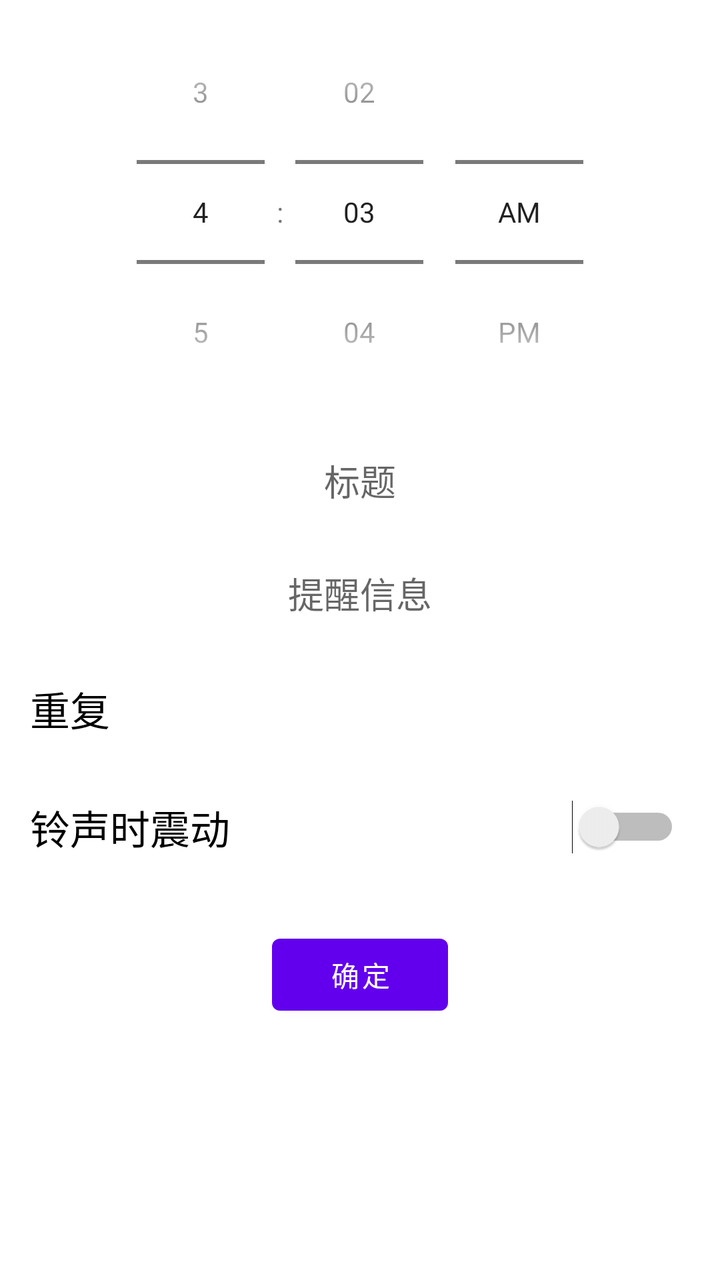
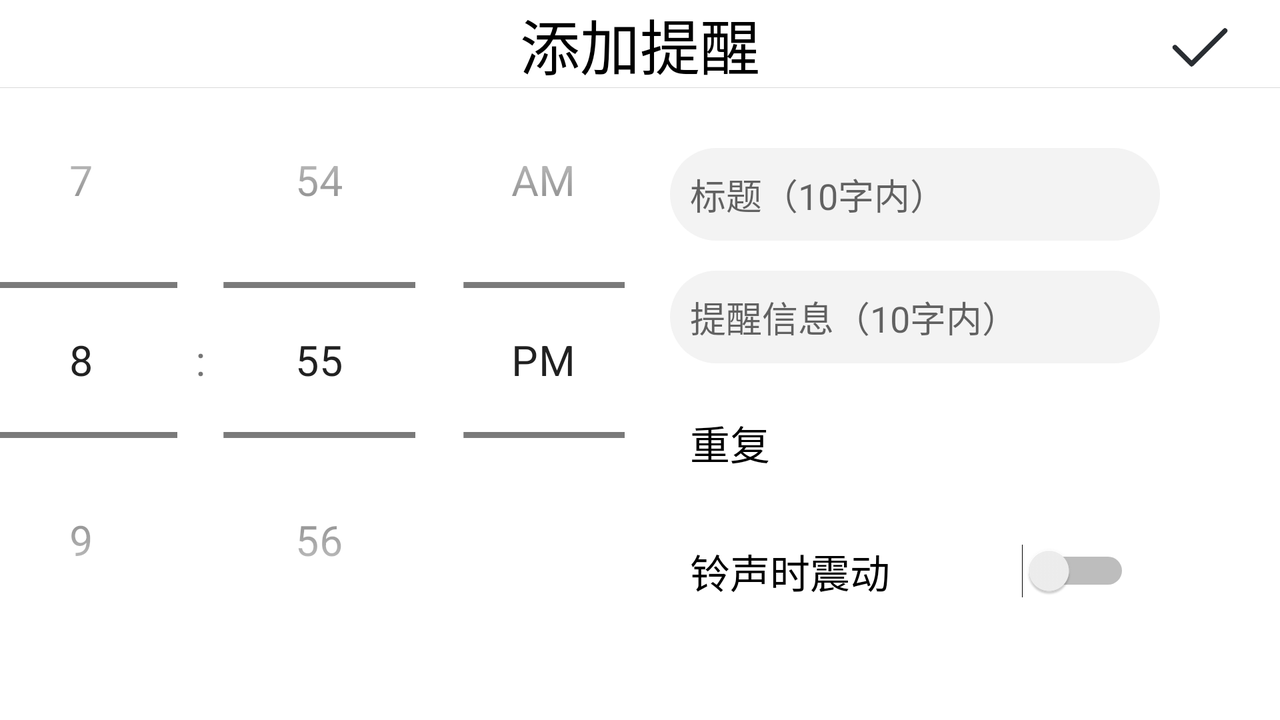

Compare how this app lays out the same screen by default and in its alternative resource folder. The renders come first, then the two layout files and the values they reference.
<!-- AndroidManifest.xml: application theme Theme.YunShang_Reminder -->
<!-- res/layout/activity_addclock.xml -->
<?xml version="1.0" encoding="utf-8"?>
<LinearLayout xmlns:android="http://schemas.android.com/apk/res/android"
    android:layout_width="match_parent"
    android:layout_height="match_parent"
    android:orientation="vertical">
    <TimePicker
        android:id="@+id/timepicker"
        android:layout_width="wrap_content"
        android:layout_height="wrap_content"
        android:layout_gravity="center"
        android:timePickerMode="spinner"
        />










    <RelativeLayout
        android:layout_width="match_parent"
        android:layout_height="wrap_content"
        android:padding="15dp">

        <EditText
            android:id="@+id/tv_title"
            android:layout_width="match_parent"
            android:layout_height="wrap_content"
            android:layout_centerVertical="true"
            android:background="@null"
            android:gravity="center"
            android:hint="标题"
            android:textSize="18sp" />
    </RelativeLayout>

    <RelativeLayout
        android:layout_width="match_parent"
        android:layout_height="wrap_content"
        android:padding="15dp">

        <EditText
            android:id="@+id/tv_msg"
            android:layout_width="match_parent"
            android:layout_height="wrap_content"
            android:layout_centerVertical="true"
            android:background="@null"
            android:gravity="center"
            android:hint="提醒信息"
            android:textSize="18sp" />
    </RelativeLayout>

    <RelativeLayout
        android:id="@+id/repeat_rl"
        android:layout_width="match_parent"
        android:layout_height="wrap_content"
        android:padding="15dp">

        <TextView
            android:id="@+id/tv_repeat"
            android:layout_width="wrap_content"
            android:layout_height="wrap_content"
            android:layout_alignParentLeft="true"
            android:text="重复"
            android:textColor="@color/black"
            android:textSize="20dp" />

        <TextView
            android:id="@+id/arrow_one"
            android:layout_width="wrap_content"
            android:layout_height="wrap_content"
            android:layout_alignParentRight="true"
            android:layout_centerVertical="true"
            android:layout_marginRight="10dp"
            android:background="@drawable/personal_item_arrow" />

        <TextView
            android:id="@+id/tv_repeat_value"
            android:layout_width="wrap_content"
            android:layout_height="wrap_content"
            android:layout_centerVertical="true"
            android:layout_marginRight="5dp"
            android:layout_toLeftOf="@id/arrow_one"
            android:textSize="14sp" />
    </RelativeLayout>


    <RelativeLayout
        android:id="@+id/ring_rl"
        android:layout_width="match_parent"
        android:layout_height="wrap_content"
        android:padding="15dp">

        <TextView
            android:id="@+id/ring_tv"
            android:layout_width="wrap_content"
            android:layout_height="wrap_content"
            android:layout_alignParentLeft="true"
            android:text="铃声时震动"
            android:textColor="@color/black"
            android:textSize="20dp" />

        <Switch
            android:id="@+id/switch_ring"
            android:layout_width="wrap_content"
            android:layout_height="wrap_content"
            android:layout_alignParentRight="true"
            android:layout_centerVertical="true"
            android:layout_marginRight="5dp"
            android:checked="false"
            android:textSize="20sp" />
    </RelativeLayout>

    <Button
        android:id="@+id/set_btn"
        android:layout_width="wrap_content"
        android:layout_height="wrap_content"
        android:layout_gravity="center_horizontal"
        android:layout_marginTop="20dp"
        android:text="确定" />
</LinearLayout>
<!-- resources referenced by this layout -->
<resources>
  <color name="black">#FF000000</color>
  <style name="Theme.YunShang_Reminder" parent="Theme.MaterialComponents.DayNight.NoActionBar">
          
          <item name="android:windowFullscreen">true</item>
          
          <item name="android:windowNoTitle">true</item>
          
          <item name="colorPrimary">@color/purple_500</item>
          <item name="colorPrimaryVariant">@color/purple_700</item>
          <item name="colorOnPrimary">@color/white</item>
          
          <item name="colorSecondary">@color/teal_200</item>
          <item name="colorSecondaryVariant">@color/teal_700</item>
          <item name="colorOnSecondary">@color/black</item>
          
          <item name="android:statusBarColor" tools:targetApi="l">?attr/colorPrimaryVariant</item>
          
      </style>
  <color name="purple_500">#FF6200EE</color>
  <color name="purple_700">#FF3700B3</color>
  <color name="white">#FFFFFFFF</color>
  <color name="teal_200">#FF03DAC5</color>
  <color name="teal_700">#FF018786</color>
</resources>
<!-- res/layout-land/activity_addclock.xml (the repository's variant of the layout above) -->
<!-- drawn on the phone turned sideways -->
<?xml version="1.0" encoding="utf-8"?>
<LinearLayout xmlns:android="http://schemas.android.com/apk/res/android"
    android:layout_width="match_parent"
    android:layout_height="match_parent"
    android:orientation="vertical">

    <RelativeLayout
        android:layout_width="match_parent"
        android:layout_height="wrap_content">

        <TextView
            android:id="@+id/top"
            android:layout_width="wrap_content"
            android:layout_height="wrap_content"
            android:layout_centerInParent="true"
            android:text="添加提醒"
            android:textColor="@color/black"
            android:textSize="30dp" />

        <ImageView
            android:id="@+id/set_btn"
            android:layout_width="40dp"
            android:layout_height="wrap_content"
            android:layout_alignTop="@+id/top"
            android:layout_alignBottom="@+id/top"
            android:layout_alignParentRight="true"
            android:layout_gravity="center_horizontal"
            android:layout_marginRight="20dp"
            android:scaleType="fitEnd"
            android:src="@drawable/submit" />
    </RelativeLayout>

    <View style="@style/horizontal_line_style" />

    <LinearLayout
        android:layout_width="match_parent"
        android:layout_height="match_parent"
        android:orientation="horizontal"
        >

        <TimePicker
            android:id="@+id/timepicker"
            android:layout_width="0dp"
            android:layout_height="wrap_content"
            android:layout_weight="1"
            android:padding="30dp"
            android:scaleX="1.5"
            android:scaleY="1.5"
            android:timePickerMode="spinner" />

        <LinearLayout
            android:layout_width="0dp"
            android:layout_height="match_parent"
            android:layout_weight="1"
            android:padding="30dp"
            android:layout_marginRight="30dp"
            android:orientation="vertical">

            <RelativeLayout
                android:layout_width="match_parent"
                android:layout_height="wrap_content"
                android:layout_marginBottom="15dp"
                >

                <EditText
                    android:id="@+id/tv_title"
                    android:layout_width="match_parent"
                    android:layout_height="wrap_content"
                    android:layout_centerVertical="true"
                    android:background="@drawable/bg_edit"
                    android:padding="10dp"
                    android:hint="标题（10字内）"
                    android:maxLength="10"
                    android:textSize="18sp" />
            </RelativeLayout>

            <RelativeLayout
                android:layout_width="match_parent"
                android:layout_height="wrap_content"
                android:layout_marginBottom="15dp"
                >

                <EditText
                    android:id="@+id/tv_msg"
                    android:layout_width="match_parent"
                    android:layout_height="wrap_content"
                    android:layout_centerVertical="true"
                    android:background="@drawable/bg_edit"
                    android:padding="10dp"
                    android:hint="提醒信息（10字内）"
                    android:maxLength="10"
                    android:textSize="18sp" />
            </RelativeLayout>

            <RelativeLayout
                android:id="@+id/repeat_rl"
                android:layout_width="match_parent"
                android:layout_height="wrap_content"
                android:layout_marginBottom="15dp"
                android:padding="10dp"
                >

                <TextView
                    android:id="@+id/tv_repeat"
                    android:layout_width="wrap_content"
                    android:layout_height="wrap_content"
                    android:layout_alignParentLeft="true"
                    android:text="重复"
                    android:textColor="@color/black"
                    android:textSize="20dp" />

                <TextView
                    android:id="@+id/arrow_one"
                    android:layout_width="wrap_content"
                    android:layout_height="wrap_content"
                    android:layout_alignParentRight="true"
                    android:layout_centerVertical="true"
                    android:layout_marginRight="10dp"
                    android:background="@drawable/personal_item_arrow" />

                <TextView
                    android:id="@+id/tv_repeat_value"
                    android:layout_width="wrap_content"
                    android:layout_height="wrap_content"
                    android:layout_centerVertical="true"
                    android:layout_marginRight="5dp"
                    android:layout_toLeftOf="@id/arrow_one"
                    android:textSize="14sp" />
            </RelativeLayout>


            <RelativeLayout
                android:id="@+id/ring_rl"
                android:layout_width="match_parent"
                android:layout_height="wrap_content"
                android:layout_marginBottom="15dp"
                android:padding="10dp"
                >

                <TextView
                    android:id="@+id/ring_tv"
                    android:layout_width="wrap_content"
                    android:layout_height="wrap_content"
                    android:layout_alignParentLeft="true"
                    android:text="铃声时震动"
                    android:textColor="@color/black"
                    android:textSize="20dp" />

                <Switch
                    android:id="@+id/switch_ring"
                    android:layout_width="wrap_content"
                    android:layout_height="wrap_content"
                    android:layout_alignParentRight="true"
                    android:layout_centerVertical="true"
                    android:layout_marginRight="5dp"
                    android:checked="false"
                    android:textSize="20sp" />
            </RelativeLayout>
        </LinearLayout>
    </LinearLayout>

</LinearLayout>
<!-- resources referenced by the variant -->
<!-- as the phone turned sideways resolves them -->
<resources>
  <color name="black">#FF000000</color>
  <!-- drawable bg_edit (drawable) -->
  <?xml version="1.0" encoding="utf-8"?>
  <selector xmlns:android="http://schemas.android.com/apk/res/android">
  <item>
      <shape>
          <solid android:color="#F3F3F3"/>
          <corners android:radius="25dp"/>
      </shape>
  </item>
  </selector>
  <!-- drawable submit: png bitmap (drawable, 3567 bytes) -->
  <style name="horizontal_line_style">
          <item name="android:background">@color/line_and_outline_grey</item>
          <item name="android:layout_width">match_parent</item>
          <item name="android:layout_height">0.4dp</item>
      </style>
  <style name="Theme.YunShang_Reminder" parent="Theme.MaterialComponents.DayNight.NoActionBar">
          
          <item name="android:windowFullscreen">true</item>
          
          <item name="android:windowNoTitle">true</item>
          
          <item name="colorPrimary">@color/purple_500</item>
          <item name="colorPrimaryVariant">@color/purple_700</item>
          <item name="colorOnPrimary">@color/white</item>
          
          <item name="colorSecondary">@color/teal_200</item>
          <item name="colorSecondaryVariant">@color/teal_700</item>
          <item name="colorOnSecondary">@color/black</item>
          
          <item name="android:statusBarColor" tools:targetApi="l">?attr/colorPrimaryVariant</item>
          
      </style>
  <color name="line_and_outline_grey">#d9d9d9</color>
  <color name="purple_500">#FF6200EE</color>
  <color name="purple_700">#FF3700B3</color>
  <color name="white">#FFFFFFFF</color>
  <color name="teal_200">#FF03DAC5</color>
  <color name="teal_700">#FF018786</color>
</resources>
